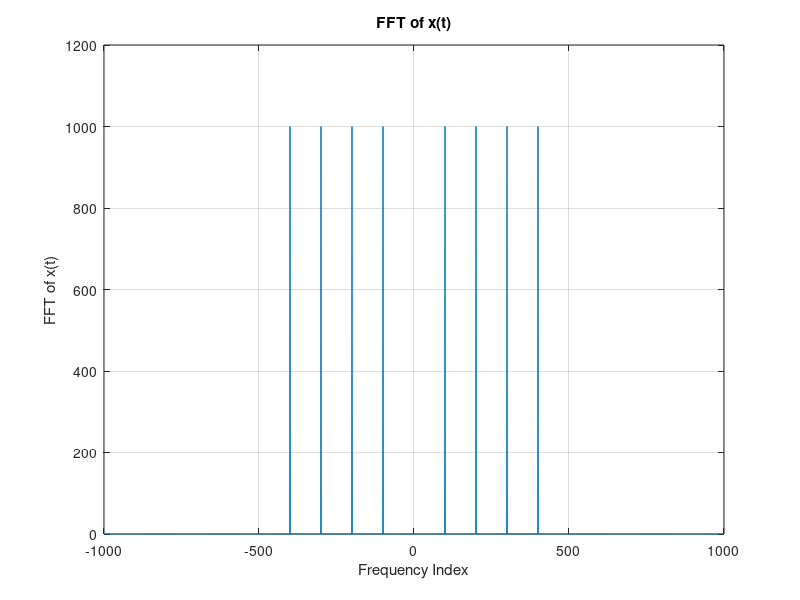
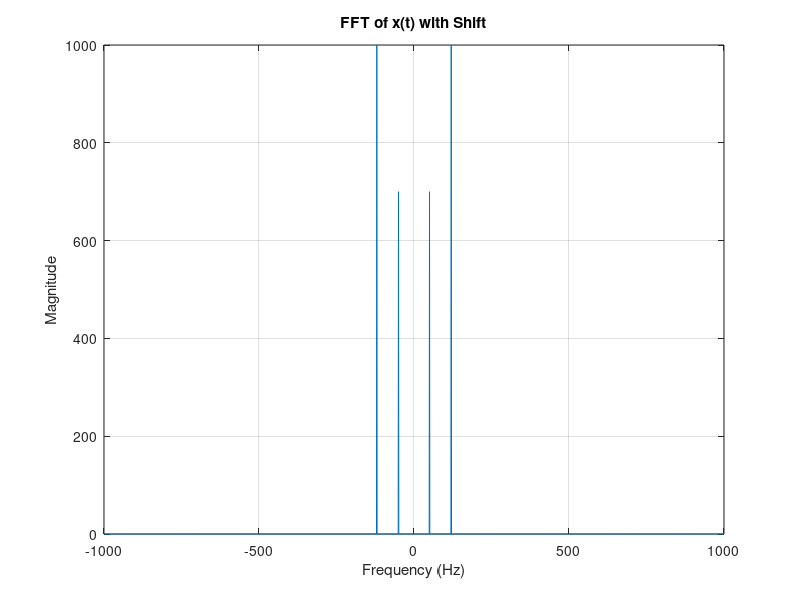

These charts were generated, in order, by the following MATLAB code:
% Sample signal creation (for demonstration)
close;
clear;
Fs = 2000;          % Sampling frequency (Hz)
T = 1/Fs;           % Sampling period (seconds)
L = 2000;           % Length of signal
t = (0:L-1)*T;      % Time vector

% Create a sample signal: a combination of two sinusoids
%xt = 0.7*sin(2*pi*50*t) + sin(2*pi*120*t);

f1 = 100;
xt = sin(2*pi*f1*t) +sin(2*pi*2*f1*t) + cos(2*pi*3*f1*t) + sin(2*pi*4*f1*t) ;

% Compute the FFT
xf = fft(xt);
xfShifted = fftshift(xf);

% Create a frequency vector for plotting
%  A range of indices centered around 0:
f = Fs*(-L/2:L/2-1)/L;

% Create a figure to plot the FFT
figure;
plot(f, abs(xfShifted)); % Plot the magnitude of the FFT
xlabel('Frequency Index');
ylabel('FFT of x(t)');
title('FFT of x(t)');
grid on; % Optional: add grid for better readability


% Create a sample signal: a combination of two sinusoids
xt = 0.7*sin(2*pi*50*t) + sin(2*pi*120*t);

% Compute the FFT
xf = fft(xt);

% Shift the zero frequency component to the center
xf_shifted = fftshift(xf);

% Create a frequency vector for plotting
f = Fs*(-L/2:L/2-1)/L;

% Plot the shifted FFT
figure;
plot(f, abs(xf_shifted));
xlabel('Frequency (Hz)');
ylabel('Magnitude');
title('FFT of x(t) with Shift');
grid on;
